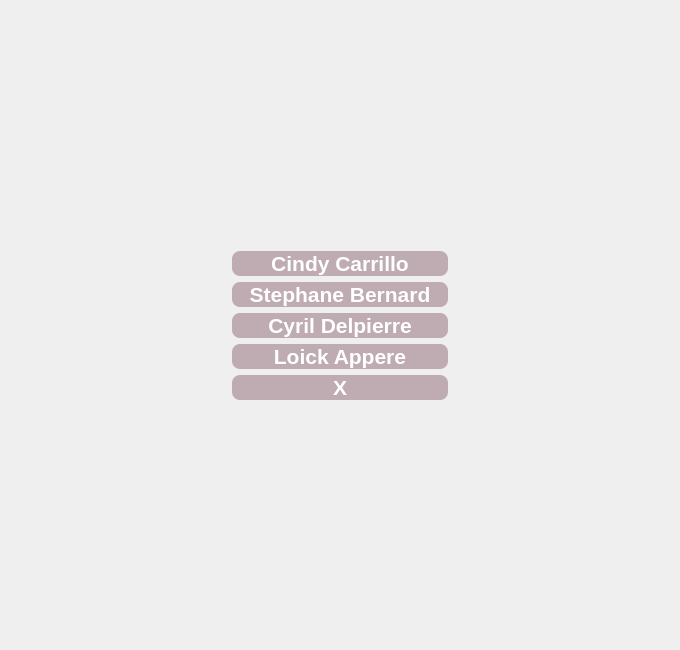
<?xml version="1.0" encoding="UTF-8"?>
<ui version="4.0">
 <class>aboutWindow</class>
 <widget class="QDialog" name="aboutWindow">
  <property name="geometry">
   <rect>
    <x>0</x>
    <y>0</y>
    <width>680</width>
    <height>650</height>
   </rect>
  </property>
  <property name="windowTitle">
   <string>A propos de</string>
  </property>
  <property name="windowIcon">
   <iconset>
    <normaloff>Img_rc/aboutIcon.png</normaloff>Img_rc/aboutIcon.png</iconset>
  </property>
  <property name="styleSheet">
   <string notr="true">#aboutWindow{
	border-image: url(:/Img_rc/img2.jpg);
}
QPushButton{
	border-image: none;
	font: 75 16pt;
	font-family: 'Indie Flower', cursive, &quot;Bauhaus 93&quot;;
	font-weight: bold;
	background: rgba(158, 127, 139, 0.6);
	color: rgb(255, 255, 255);
	border-image: none;
	border-radius: 8px;
}
QPushButton:hover {
   background: rgba(232, 12, 122, 0.6);
    color: rgba(59,3,31);
}
#retourBtn{
	width:10px;
}</string>
  </property>
  <property name="locale">
   <locale language="French" country="France"/>
  </property>
  <layout class="QGridLayout" name="gridLayout_2">
   <item row="0" column="0">
    <layout class="QGridLayout" name="gridLayout">
     <item row="0" column="2">
      <widget class="QLabel" name="label_5">
       <property name="text">
        <string/>
       </property>
      </widget>
     </item>
     <item row="0" column="0">
      <widget class="QLabel" name="label_2">
       <property name="text">
        <string/>
       </property>
      </widget>
     </item>
     <item row="1" column="0">
      <widget class="QLabel" name="label_3">
       <property name="text">
        <string/>
       </property>
      </widget>
     </item>
     <item row="0" column="1">
      <widget class="QLabel" name="label_1">
       <property name="text">
        <string/>
       </property>
      </widget>
     </item>
     <item row="1" column="2">
      <widget class="QLabel" name="label_6">
       <property name="text">
        <string/>
       </property>
      </widget>
     </item>
     <item row="2" column="0">
      <widget class="QLabel" name="label_7">
       <property name="text">
        <string/>
       </property>
      </widget>
     </item>
     <item row="2" column="1">
      <widget class="QLabel" name="label_8">
       <property name="text">
        <string/>
       </property>
      </widget>
     </item>
     <item row="2" column="2">
      <widget class="QLabel" name="label_9">
       <property name="text">
        <string/>
       </property>
      </widget>
     </item>
     <item row="1" column="1">
      <layout class="QVBoxLayout" name="verticalLayout">
       <item>
        <widget class="QPushButton" name="cindyBtn">
         <property name="text">
          <string>Cindy Carrillo</string>
         </property>
        </widget>
       </item>
       <item>
        <widget class="QPushButton" name="stephBtn">
         <property name="text">
          <string>Stephane Bernard</string>
         </property>
        </widget>
       </item>
       <item>
        <widget class="QPushButton" name="cyrilBtn">
         <property name="text">
          <string>Cyril Delpierre</string>
         </property>
        </widget>
       </item>
       <item>
        <widget class="QPushButton" name="loickBtn">
         <property name="text">
          <string>Loick Appere</string>
         </property>
        </widget>
       </item>
       <item>
        <widget class="QPushButton" name="retourBtn">
         <property name="text">
          <string>X</string>
         </property>
        </widget>
       </item>
      </layout>
     </item>
    </layout>
   </item>
  </layout>
 </widget>
 <resources>
  <include location="Img_rc.qrc"/>
 </resources>
 <connections/>
</ui>
